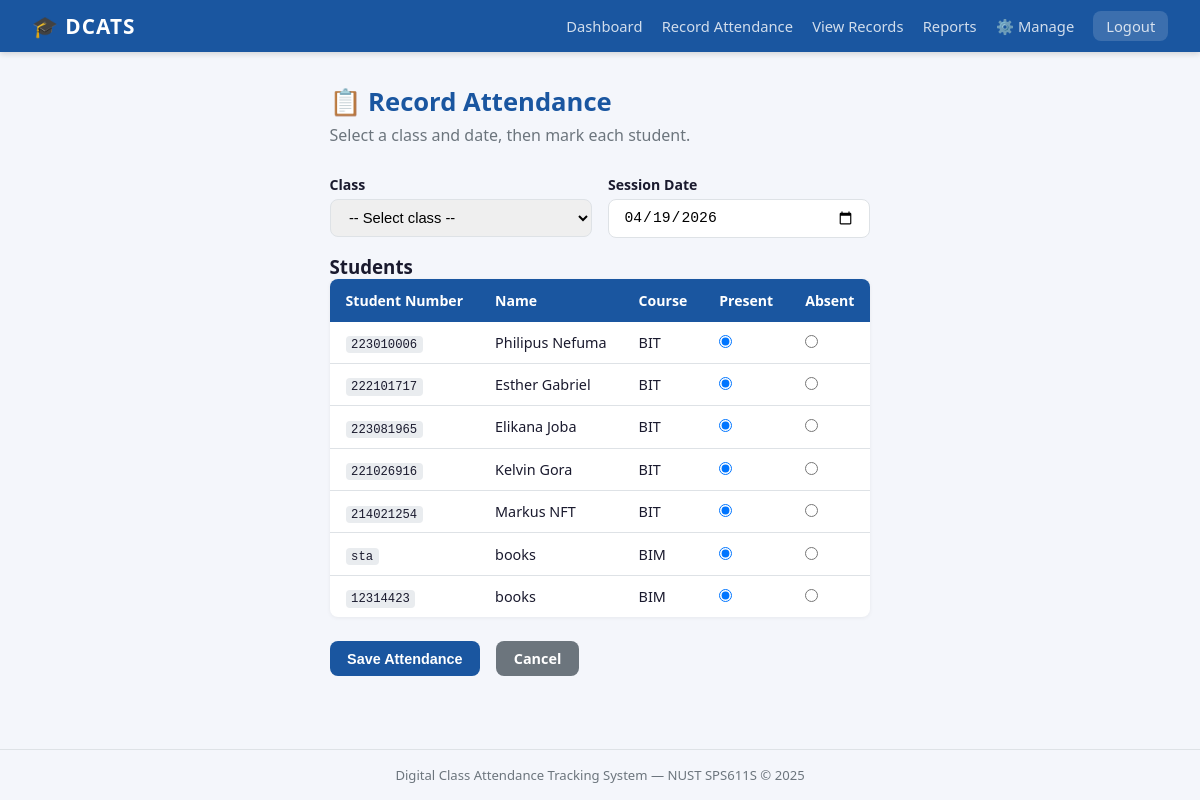
Page /lecturer/record (signed in) on the committed database.
### app/models/student.py (models this page shows, shortened)
class Student(db.Model):
    __tablename__ = "students"
    id      = db.Column(db.Integer, primary_key=True)
    user_id = db.Column(db.Integer, db.ForeignKey("users.id"), unique=True, nullable=False)
    name    = db.Column(db.String(100), nullable=False)
    email   = db.Column(db.String(120), unique=True, nullable=False)
    course  = db.Column(db.String(50),  nullable=False)
    user        = db.relationship("User",       back_populates="student")
    attendances = db.relationship("Attendance", back_populates="student", lazy="dynamic")

### app/models/user.py (models this page shows, shortened)
class User(UserMixin, db.Model):
    __tablename__ = "users"
    id       = db.Column(db.Integer, primary_key=True)
    username = db.Column(db.String(50), unique=True, nullable=False)
    password = db.Column(db.String(256), nullable=False)
    role     = db.Column(db.String(10), nullable=False)   # "lecturer" | "student"
    lecturer = db.relationship("Lecturer", back_populates="user", uselist=False)
    student  = db.relationship("Student",  back_populates="user", uselist=False)
    def is_lecturer(self) -> bool:
        return self.role == "lecturer"

### app/controllers/lecturer_controller.py (the view, shortened to what this page needs)
@lecturer_bp.route("/record", methods=["GET", "POST"])
@login_required
def record_attendance():
    guard = _require_lecturer()
    if guard:
        return guard
    lec      = current_user.lecturer
    classes  = lec.classes.all()
    students = Student.query.all()
    today = date.today().isoformat()
    return render_template(
        "lecturer/record_attendance.html",
        classes=classes,
        students=students,
        today=today,
    )

### app/controllers/lecturer_controller.py (called while the page is built)
def _require_lecturer():
    if not current_user.is_authenticated or not current_user.is_lecturer():
        flash("Access restricted to lecturers.", "danger")
        return redirect(url_for("auth.login"))
    return None

### app/templates/lecturer/record_attendance.html (shortened to what this page needs)
{% extends "shared/base.html" %}
{% block content %}
<div class="page-header">
  <h2>📋 Record Attendance</h2>
  <p>Select a class and date, then mark each student.</p>
</div>
<form method="POST" action="{{ url_for('lecturer.record_attendance') }}">
  <div class="form-row">
    <div class="form-group">
      <label for="class_id">Class</label>
      <select id="class_id" name="class_id" required>
        <option value="">-- Select class --</option>
      </select>
    </div>
    <div class="form-group">
      <label for="session_date">Session Date</label>
      <input type="date" id="session_date" name="session_date"
             value="{{ today }}" max="{{ today }}" required />
    </div>
  </div>
  <h3>Students</h3>
  <table class="data-table">
    <thead>
      <tr>
        <th>Student Number</th>
        <th>Name</th>
        <th>Course</th>
        <th>Present</th>
        <th>Absent</th>
      </tr>
    </thead>
    <tbody>
      {% for stu in students %}
      <tr>
        <td><code>{{ stu.user.username }}</code></td>
        <td>{{ stu.name }}</td>
        <td>{{ stu.course }}</td>
        <td>
          <input type="radio" name="status_{{ stu.id }}"
                 value="present" checked />
        </td>
        <td>
          <input type="radio" name="status_{{ stu.id }}"
                 value="absent" />
        </td>
      </tr>
      {% endfor %}
    </tbody>
  </table>
  <div class="form-actions">
    <button type="submit" class="btn btn-primary">Save Attendance</button>
    <a href="{{ url_for('lecturer.dashboard') }}" class="btn btn-secondary">Cancel</a>
  </div>
</form>
{% endblock %}

### app/templates/shared/base.html (shortened to what this page needs)
<!DOCTYPE html>
<html lang="en">
<head>
  <link rel="stylesheet" href="{{ url_for('static', filename='css/styles.css') }}"/>
</head>
<body>
{% if current_user.is_authenticated %}
<nav class="navbar">
  <div class="nav-brand">🎓 DCATS</div>
  <ul class="nav-links">
    {% if current_user.is_lecturer() %}
      <li><a href="{{ url_for('lecturer.dashboard') }}">Dashboard</a></li>
      <li><a href="{{ url_for('lecturer.record_attendance') }}">Record Attendance</a></li>
      <li><a href="{{ url_for('lecturer.view_records') }}">View Records</a></li>
      <li><a href="{{ url_for('reports.index') }}">Reports</a></li>
      <li><a href="{{ url_for('admin.index') }}">⚙️ Manage</a></li>
    {% else %}
      <li><a href="{{ url_for('student.dashboard') }}">My Attendance</a></li>
    {% endif %}
    <li><a href="{{ url_for('auth.logout') }}" class="btn-logout">Logout</a></li>
  </ul>
</nav>
{% endif %}
<main class="container">
  {% block content %}{% endblock %}
</main>
<footer>
  <p>Digital Class Attendance Tracking System &mdash; NUST SPS611S &copy; 2025</p>
</footer>
</body>
</html>

### app/static/css/styles.css (style rules this page uses)
:root { --primary: #1a56a0; --primary-d: #143f7a; --success: #198754; --danger: #dc3545; --warning: #ffc107; --info: #0dcaf0; --bg: #f4f6fb; --card: #ffffff; --text: #1a1a2e; --muted: #6c757d; --border: #dee2e6; --radius: 8px; }
* { box-sizing: border-box; margin: 0; padding: 0; }
body { font-family: 'Segoe UI', Tahoma, Geneva, Verdana, sans-serif; background: var(--bg); color: var(--text); min-height: 100vh; display: flex; flex-direction: column; }
.navbar { background: var(--primary); color: #fff; display: flex; align-items: center; justify-content: space-between; padding: 0.75rem 2rem; box-shadow: 0 2px 6px rgba(0,0,0,0.15); }
.nav-brand { font-size: 1.3rem; font-weight: 700; letter-spacing: 1px; }
.nav-links { list-style: none; display: flex; gap: 1.2rem; }
.nav-links a { color: #ffffffcc; text-decoration: none; font-size: 0.92rem; transition: color 0.2s; }
.btn-logout { background: rgba(255,255,255,0.15); padding: 0.3rem 0.8rem; border-radius: var(--radius); }
.container { max-width: 1100px; margin: 0 auto; padding: 2rem 1.5rem; flex: 1; }
.page-header { margin-bottom: 1.8rem; }
.page-header h2 { font-size: 1.6rem; color: var(--primary); margin-bottom: 0.3rem; }
.page-header p { color: var(--muted); }
.data-table { width: 100%; border-collapse: collapse; background: var(--card); border-radius: var(--radius); overflow: hidden; box-shadow: 0 1px 4px rgba(0,0,0,0.06); margin-bottom: 1.5rem; }
.data-table th { background: var(--primary); color: #fff; padding: 0.75rem 1rem; text-align: left; font-size: 0.88rem; }
.data-table td { padding: 0.7rem 1rem; border-bottom: 1px solid var(--border); font-size: 0.9rem; }
.data-table tr:last-child td { border-bottom: none; }
.btn { display: inline-block; padding: 0.5rem 1.1rem; border-radius: var(--radius); font-size: 0.9rem; font-weight: 600; cursor: pointer; border: none; text-decoration: none; transition: opacity 0.2s, transform 0.1s; }
.btn-primary { background: var(--primary); color: #fff; }
.btn-secondary { background: #6c757d; color: #fff; }
.form-group { display: flex; flex-direction: column; gap: 0.35rem; margin-bottom: 1rem; }
.form-group label { font-size: 0.88rem; font-weight: 600; color: var(--text); }
.form-group input, .form-group select { padding: 0.55rem 0.9rem; border: 1px solid var(--border); border-radius: var(--radius); font-size: 0.92rem; width: 100%; }
.form-row { display: flex; gap: 1rem; flex-wrap: wrap; }
.form-row .form-group { flex: 1; min-width: 200px; }
.form-actions { display: flex; gap: 1rem; margin-top: 1.5rem; }
code { background: #e9ecef; padding: 0.1rem 0.35rem; border-radius: 4px; font-size: 0.85em; }
footer { text-align: center; padding: 1rem; color: var(--muted); font-size: 0.82rem; border-top: 1px solid var(--border); }

### rows in the picture
Student: user.username "223010006", name "Philipus Nefuma", course "BIT"
Student: user.username "222101717", name "Esther Gabriel", course "BIT"
Student: user.username "223081965", name "Elikana Joba", course "BIT"
Student: user.username "221026916", name "Kelvin Gora", course "BIT"
Student: user.username "214021254", name "Markus NFT", course "BIT"
Student: user.username "sta", name "books", course "BIM"
Student: user.username "12314423", name "books", course "BIM"
